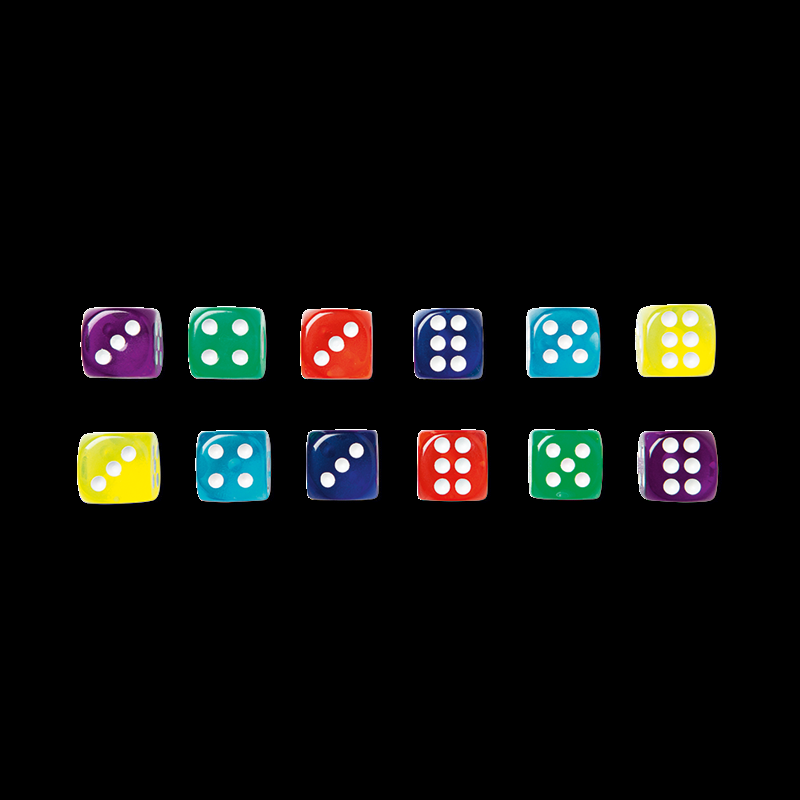
#> input picture jaar_2/periode_4_robotica/OpenCV/images/dobbelstenen.png, 800 x 800 px
$ python opdracht_5.py
#> lines starting #> are read from the running program, lines starting #| are printed output that depends on the picture; after the words box and inside, x2 and y2 are one past the last pixel; in counts of white or black regions, pixels touching at a corner belong together
import cv2
import numpy as np
import array

def calculateAmount(number, dice, originalimage, originalx, originaly):
    ret_count, th_count = cv2.threshold(dice, 230, 255, cv2.THRESH_BINARY)
    contours, hierarchy = cv2.findContours(th_count, cv2.RETR_TREE, cv2.CHAIN_APPROX_SIMPLE)

    count = 0
    for cnr in range(len(contours)):

        cnt = contours[cnr]
        perimeter = cv2.arcLength(cnt, True)
        area = cv2.contourArea(cnt)

        if perimeter == 0 or area == 0:
            continue

        factor = 4 * np.pi * area / perimeter ** 2

        if factor > 0.5 and area > 10:
            cv2.drawContours(dice, [cnt], -1, (0, 255, 255), 3)
            count += 1

    cv2.imshow('Dice: %s' % number, dice)
    print('Found %s eyes on dice %s' % (count, number))
    cv2.putText(originalimage, '%s' % count, (originalx, originaly), cv2.FONT_HERSHEY_SIMPLEX, 1, (255, 255, 255), 2)
    return count

def opdracht_5():
    img = cv2.imread("./images/dobbelstenen.png")
#> img is the input picture: shape (800, 800, 3); mean B, G, R 12.7, 14.2, 13.3
    imgray = cv2.cvtColor(img, cv2.COLOR_BGR2GRAY)
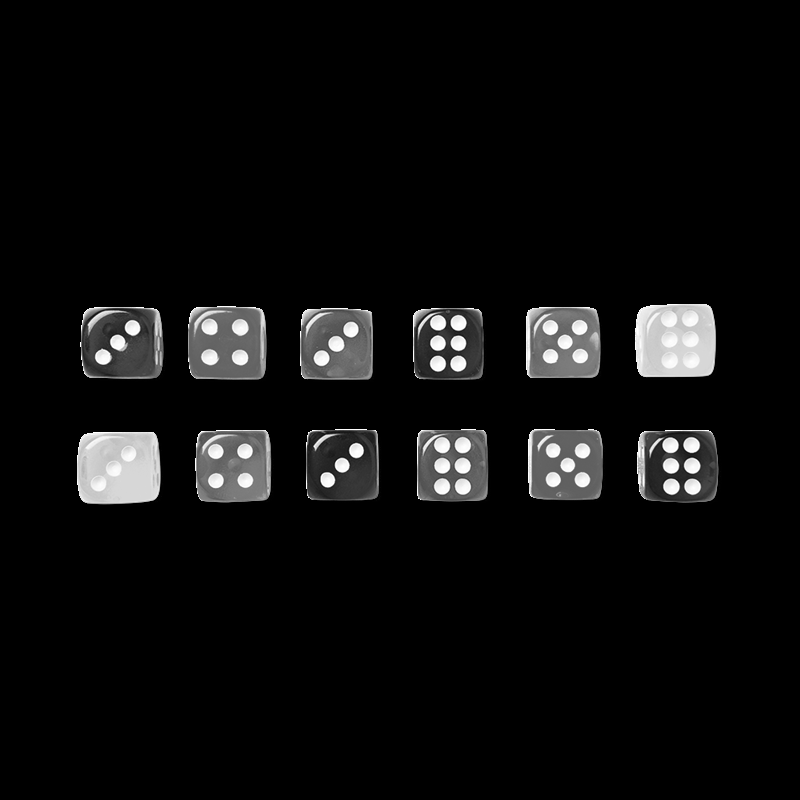
#> imgray: shape (800, 800); min 0, max 255, mean 13.7
    grayBlur = cv2.GaussianBlur(imgray, (3, 3), 0)

    ret, th = cv2.threshold(grayBlur, 5, 255, cv2.THRESH_BINARY_INV)
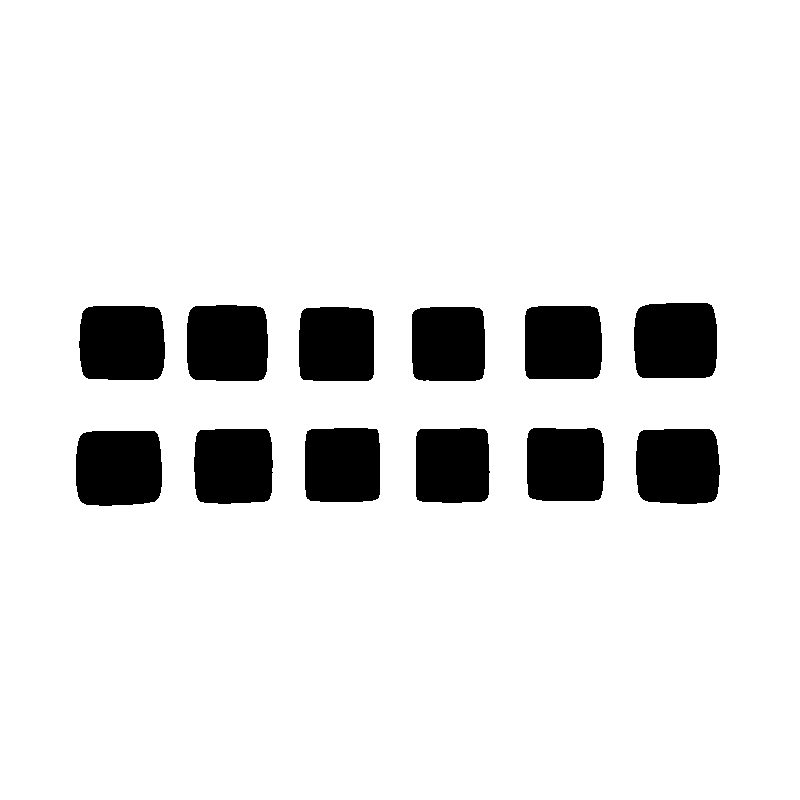
#> th: shape (800, 800); 89.4% white; 12 black regions
    contours, hierarchy = cv2.findContours(th, cv2.RETR_TREE, cv2.CHAIN_APPROX_SIMPLE)
#> contours = 13 contours; largest, box (x1, y1, x2, y2) and area: (0, 0, 800, 800) 638401, (75, 430, 163, 507) 6211, (78, 305, 166, 381) 6130, (633, 302, 718, 379) 6080, (635, 428, 721, 505) 6021


    # [7 lines of commented-out code are left out]
    number = 0
    a = []
    for cnr in range(len(contours)):
        if (cnr == 0): # Skip first index, since this is the full image
            continue

        number += 1
        x, y, w, h = cv2.boundingRect(contours[cnr])
        die = grayBlur[y:y + h, x:x + w]
        test = calculateAmount(number, die, img, x, y)
        a.append(test)
#> this loop made 13 passes
#> (x, y, w, h, test) on passes 2 to 13: (75, 430, 88, 77, 3), (635, 428, 86, 77, 6), (193, 428, 81, 77, 4), (526, 427, 79, 75, 5), (415, 427, 76, 77, 6), (304, 427, 77, 76, 3), (411, 306, 75, 76, 6), (298, 306, 77, 76, 3), (524, 305, 79, 75, 5), (78, 305, 88, 76, 3), (186, 304, 83, 78, 4), (633, 302, 85, 77, 6)
#| Found 3 eyes on dice 1
#| Found 6 eyes on dice 2
#| Found 4 eyes on dice 3
#| Found 5 eyes on dice 4
#| Found 6 eyes on dice 5
#| Found 3 eyes on dice 6
#| Found 6 eyes on dice 7
#| Found 3 eyes on dice 8
#> (further printed lines are left out)
#> pass 2, in opdracht_5, `die = grayBlur[y:y + h, x:x + w]`:
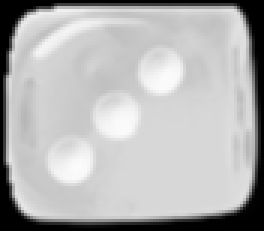
#> die: shape (77, 88) (shown 3 times larger); min 0, max 251, mean 178.8
#> pass 2, in calculateAmount, `ret_count, th_count = cv2.threshold(dice, 230, 255, cv2.THRESH_BINARY)`:
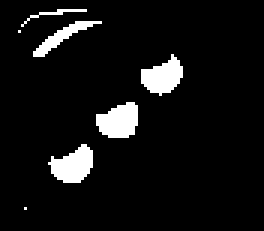
#> th_count: shape (77, 88) (shown 3 times larger); 7% white; 7 white regions (2 under 20 px), largest, box (x1, y1, x2, y2) and area: (32, 34, 46, 46) 127, (16, 48, 31, 61) 126, (47, 18, 61, 32) 119, (11, 7, 34, 19) 77, (7, 3, 29, 9) 24
#> pass 2, in calculateAmount, `cv2.imshow('Dice: %s' % number, dice)`:
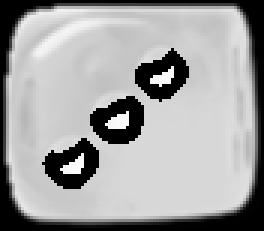
#> window 'Dice: 1': shape (77, 88) (shown 3 times larger); min 0, max 251, mean 160.5
#> pass 3, in opdracht_5, `die = grayBlur[y:y + h, x:x + w]`:
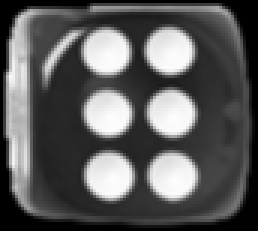
#> die: shape (77, 86) (shown 3 times larger); min 0, max 253, mean 91.6
#> after the loop, a = [3, 6, 4, 5, 6, 3, 6, 3, 5, 3, 4, 6]; number = 12

    print(sorted(a))
#| [3, 3, 3, 3, 4, 4, 5, 5, 6, 6, 6, 6]
    cv2.putText(img, '%s' % sorted(a), (200, 200), cv2.FONT_HERSHEY_SIMPLEX, 1, (255, 255, 255), 2)
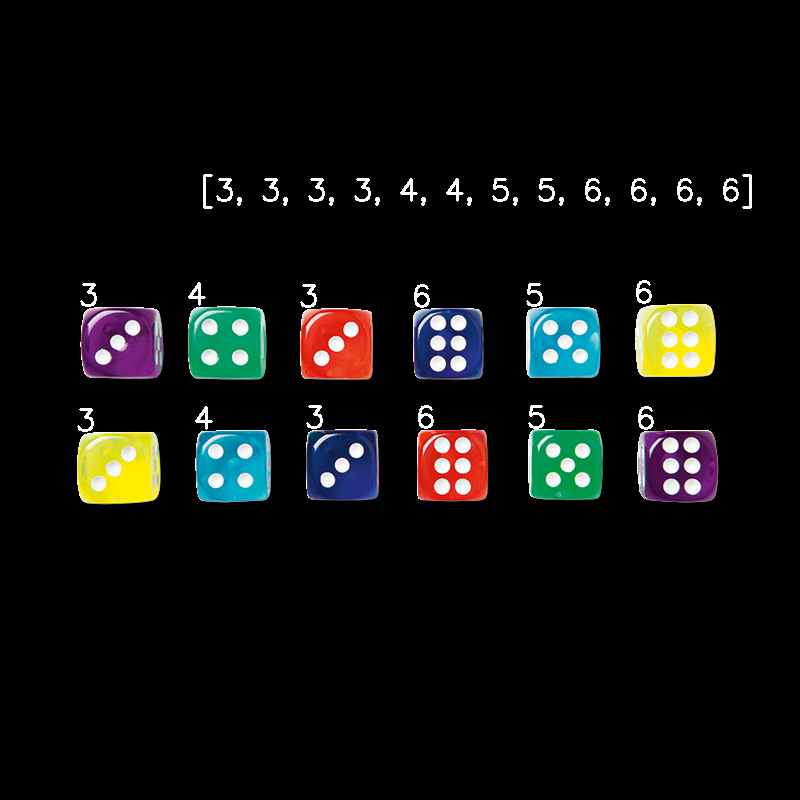
#> img: shape (800, 800, 3); 0.74% of pixels changed, all inside (x1, y1, x2, y2) = (77, 174, 752, 432)

    cv2.imshow('Total', img)

opdracht_5()

k = cv2.waitKey(0)
#> (key Esc is pressed here)
print(k)
cv2.destroyAllWindows()
